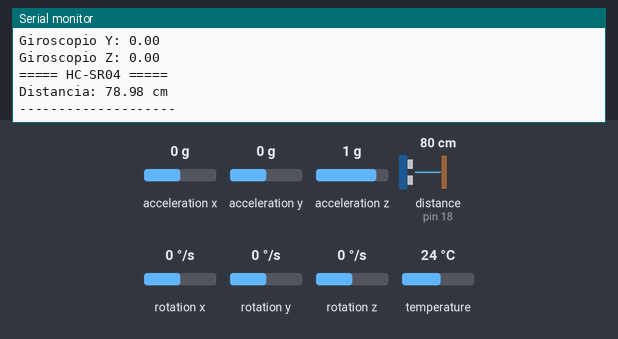
Bench run of a sketch on a simulated Arduino Uno, built with avr-gcc and run on an emulated ATmega328P. On the bench: the last lines printed to the serial monitor. Wiring (inferred from the names in the program): ultrasonic range finder: trigger pin 5; echo pin 18. The test bench sets the inputs (shaded band); at power-on: acceleration x 0 g, distance to the obstacle (sensor on pin 18) 80 cm, acceleration y 0 g, acceleration z 1 g, rotation x 0 °/s, rotation y 0 °/s, rotation z 0 °/s, temperature 24 °C. The echo pulse lasts 58.3 µs per cm.

Above: at 1.8 s.
1.9 s: acceleration x set to -1.4 g
At 2.8 s:
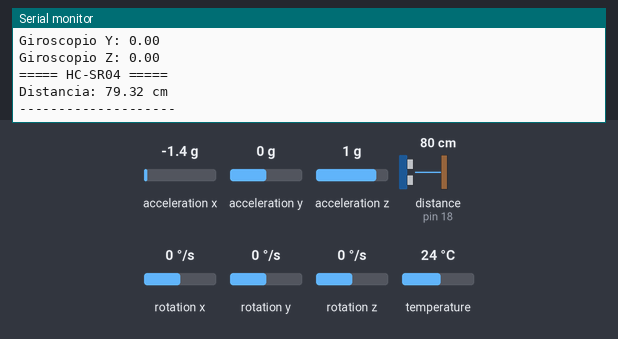
3.4 s: distance to the obstacle (sensor on pin 18) set to 2 cm
At 4.7 s:
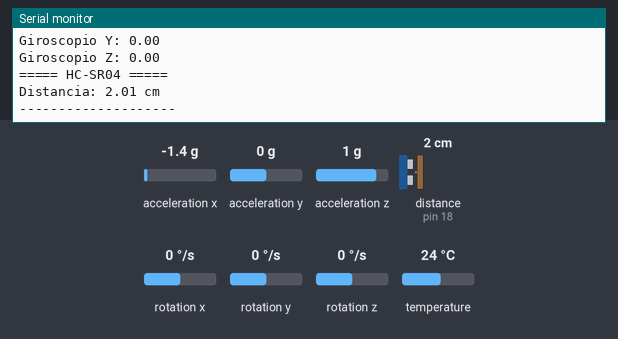
4.9 s: acceleration y set to -1.4 g
At 6.3 s:
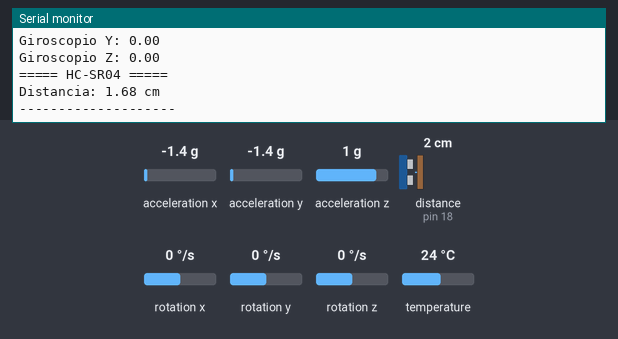
6.4 s: acceleration z set to -1.4 g
At 7.7 s:
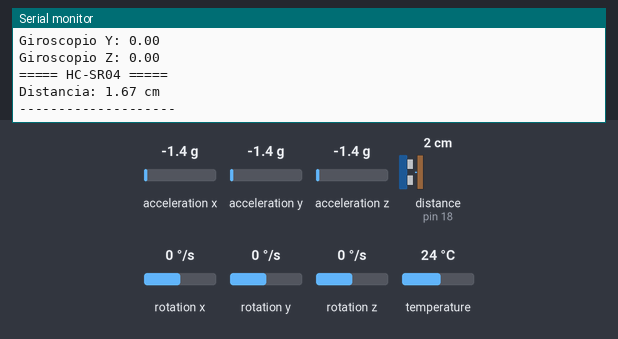
7.9 s: distance to the obstacle (sensor on pin 18) set to 4 cm
At 8.9 s:
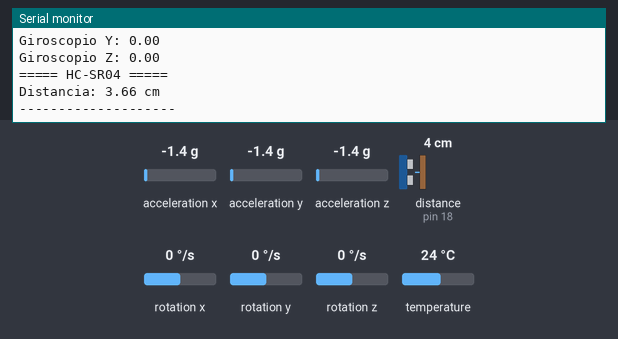
9.4 s: rotation x set to -192 °/s
At 11.7 s:
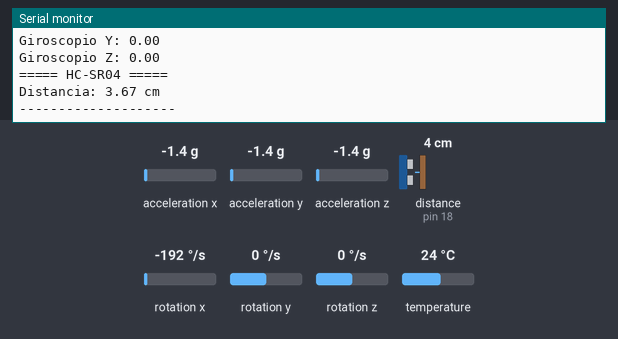
Timing chart, 0 to 11.9 s (numbered marks = the images above; inputs shaded):
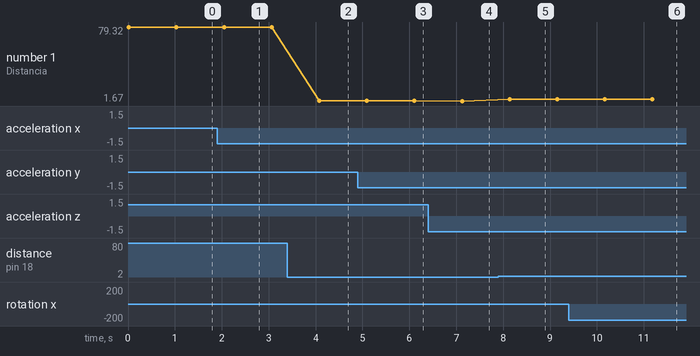

The sketch:

avion_sensores_sin_mqtt.ino
```cpp
// uso de sensor MPU6050 (giroscopio y acelerometro) y HC-sr04 (ultrasosido)
// V1 a partir de pruebas anteriores, integracion de ambos sensores a falta de mqtt
//
//
#include <Wire.h>
#include <Adafruit_MPU6050.h>
#include <Adafruit_Sensor.h>

Adafruit_MPU6050 mpu;

// HC-SR04
#define TRIG_PIN 5
#define ECHO_PIN 18

void setup() {

  Serial.begin(115200);

  // Iniciar MPU6050
  if (!mpu.begin()) {
    Serial.println("No se encontro el MPU6050");

    while (1) {
      delay(10);
    }
  }

  Serial.println("MPU6050 conectado");

  // HC-SR04
  pinMode(TRIG_PIN, OUTPUT);
  pinMode(ECHO_PIN, INPUT);

  Serial.println("HC-SR04 conectado");
}

void loop() {

  // =========================
  // MPU6050
  // =========================

  sensors_event_t a, g, temp;

  mpu.getEvent(&a, &g, &temp);

  Serial.println("===== MPU6050 =====");

  Serial.print("Aceleracion X: ");
  Serial.println(a.acceleration.x);

  Serial.print("Aceleracion Y: ");
  Serial.println(a.acceleration.y);

  Serial.print("Aceleracion Z: ");
  Serial.println(a.acceleration.z);

  Serial.print("Giroscopio X: ");
  Serial.println(g.gyro.x);

  Serial.print("Giroscopio Y: ");
  Serial.println(g.gyro.y);

  Serial.print("Giroscopio Z: ");
  Serial.println(g.gyro.z);

  // =========================
  // HC-SR04
  // =========================

  digitalWrite(TRIG_PIN, LOW);
  delayMicroseconds(2);

  digitalWrite(TRIG_PIN, HIGH);
  delayMicroseconds(10);

  digitalWrite(TRIG_PIN, LOW);

  long duration = pulseIn(ECHO_PIN, HIGH);

  float distance = duration * 0.034 / 2;

  Serial.println("===== HC-SR04 =====");

  Serial.print("Distancia: ");
  Serial.print(distance);
  Serial.println(" cm");

  Serial.println("--------------------");

  delay(1000);

  }
```

Measured:
- after the input at 1.9 s, the serial monitor: prints a new line after 0.14 s (image 1)
- after the input at 3.4 s, the serial monitor: prints a new line after 0.68 s (image 2)
- after the input at 4.9 s, the serial monitor: prints a new line after 0.18 s (image 3)
- after the input at 6.4 s, the serial monitor: prints a new line after 0.71 s (image 4)
- after the input at 7.9 s, the serial monitor: prints a new line after 0.24 s (image 5)
- after the input at 9.4 s, the serial monitor: prints a new line after 0.76 s (image 6)
- plotted number 1: 78.98 → 79.32 after the input at 1.9 s, 79.32 → 2.01 after the input at 3.4 s, 1.68 → 1.67 after the input at 6.4 s, 1.67 → 3.66 after the input at 7.9 s, 3.66 → 3.67 after the input at 9.4 s
